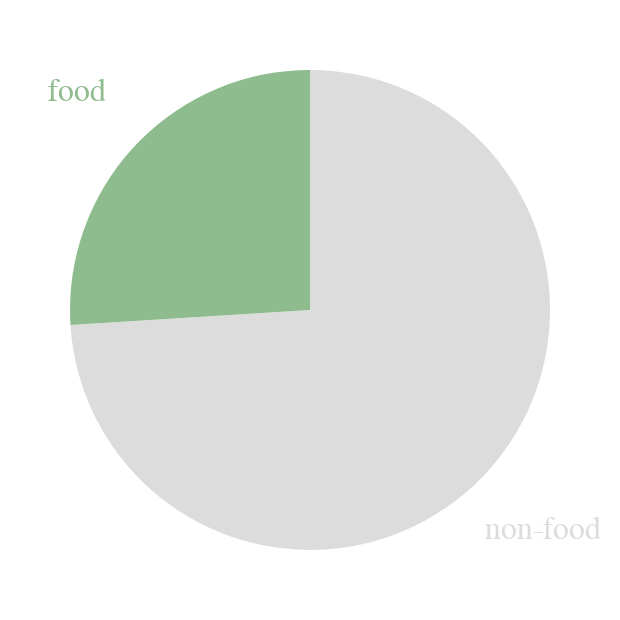

The notebook cell saved with this chart:
### Code cell
# Plot Pie Chart

base = alt.Chart(df_food).encode(
    alt.Theta("Percent:Q").stack(True),
    alt.Color("Category:N", scale= colors).legend(None),
    alt.Tooltip(['Category','Emissions'])
)

pie = base.mark_arc(outerRadius=120)
text = base.mark_text(radius=160, size=16).encode(text="Category:N")


pie + text

### Figure 1 — Vega-Lite specification as saved in the notebook (floating-point values rounded to 4 significant figures)
{"config": {"view": {"continuousWidth": 300, "continuousHeight": 300}}, "layer": [{"mark": {"type": "arc", "outerRadius": 120}, "encoding": {"color": {"field": "Category", "legend": null, "scale": {"domain": ["food", "non-food"], "range": ["darkseagreen", "gainsboro"]}, "type": "nominal"}, "theta": {"field": "Percent", "stack": true, "type": "quantitative"}, "tooltip": [{"field": "Category", "type": "nominal"}, {"field": "Emissions", "type": "nominal"}]}}, {"mark": {"type": "text", "radius": 160, "size": 16}, "encoding": {"color": {"field": "Category", "legend": null, "scale": {"domain": ["food", "non-food"], "range": ["darkseagreen", "gainsboro"]}, "type": "nominal"}, "text": {"field": "Category", "type": "nominal"}, "theta": {"field": "Percent", "stack": true, "type": "quantitative"}, "tooltip": [{"field": "Category", "type": "nominal"}, {"field": "Emissions", "type": "nominal"}]}}], "data": {"name": "data-b605aca255f525b183fdf60216919c0e"}, "$schema": "https://vega.github.io/schema/vega-lite/v5.16.3.json", "datasets": {"data-b605aca255f525b183fdf60216919c0e": [{"Category": "non-food", "Percent": 74, "Emissions": "5,269.2 billion tons CO2eq"}, {"Category": "food", "Percent": 26, "Emissions": "13.7 billion tons CO2eq"}]}}
